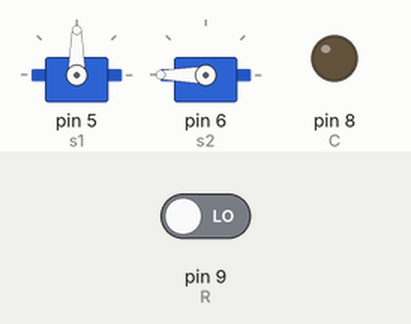
Simulated run of this sketch. Board: Arduino Uno, built with avr-gcc and run on an emulated ATmega328P. Parts: 2 × servo, output pins drawn as LEDs (lit = HIGH). Inputs (shaded band) come from the test bench; at power-on: pin 9 (R) LOW.

Above: at 0.1 s.
At 1.1 s:
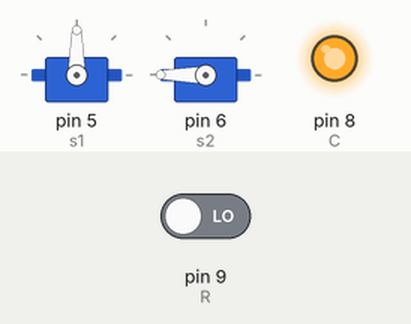
Timing chart, 0 to 2.6 s (numbered marks = the images above):
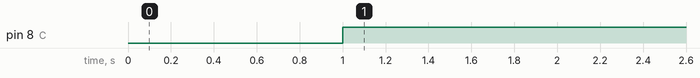

The sketch:

nade.ino
```cpp
#include<Servo.h>
#define R 9
#define L 10
#define C 8
Servo s1;
Servo s2;

void setup() {
  // put your setup code here, to run once:
  Serial.begin(9600);
  pinMode(R, INPUT);
  pinMode(L, INPUT);
  pinMode(C, OUTPUT);
  s1.attach(5);
  s2.attach(6);
  s1.write(90);
  s2.write(180);
  delay(1000);
}

void loop() {
  bool r = touch(C, R);
  bool l = touch(C, L);
  bool isTouch = r+l>0;
  int dir = r-l;
  Serial.println(String(isTouch)+","+String(dir));
  s2.write(isTouch?45:90);
  s1.write(90+dir*45);
  delay(500);
}
```

touch.ino
```cpp
bool touch(int po, int pi){
  int i = 0;
  digitalWrite(po,HIGH);
  while(digitalRead(pi)==LOW)
    i++;
  digitalWrite(po,LOW);
  delay(1);
  return i>0?1:0;
}
```

Measured:
- by itself, pin 8 (C): LOW → HIGH at 1.0 s
